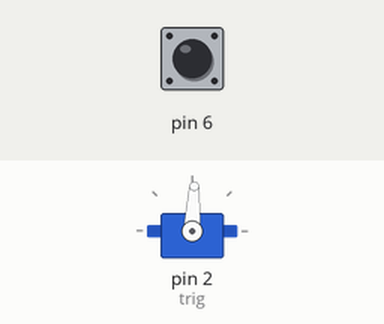
Recording of a sketch running on a simulated Arduino Uno, built with avr-gcc and run on an emulated ATmega328P. Shown: servo. Inputs (shaded band) come from the test bench; at power-on: pin 6 HIGH. What the sketch prints to the serial monitor is not drawn.

Above: at 1.2 s.
1.3 s: pin 6 pulled LOW for 3.2 s
At 4.7 s:
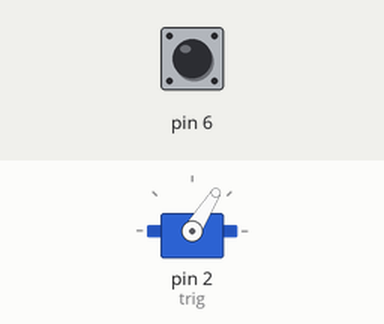
6.0 s: pin 6 pulled LOW for 0.15 s
At 7.2 s:
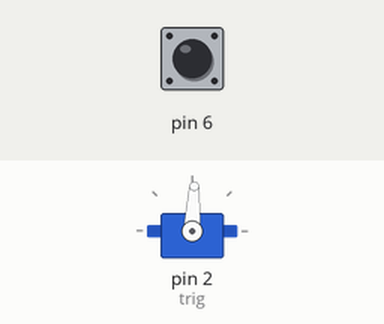
7.6 s: pin 6 pulled LOW for 1 s
At 8.4 s:
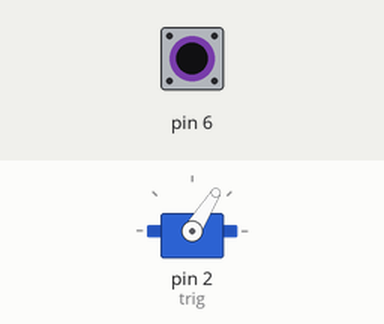
Timing chart, 0 to 10.6 s (numbered marks = the images above; inputs shaded):
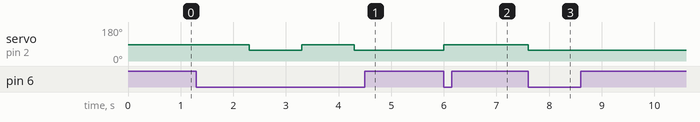

Measured:
- after the input at 1.3 s, servo on pin 2 (trig): 87° → 58° after 1.0 s, → 87° 1.0 s later, → 58° 1.0 s later
- after the input at 6.0 s, servo on pin 2 (trig): 58° → 87° at once
- after the input at 7.6 s, servo on pin 2 (trig): 87° → 58° at once

The sketch:

doser_latest.ino
```cpp
#include<Servo.h>

Servo trig;
int lmin = 58  , lmax = 87;
int tdelay = 1000;
bool going = true;

void setup() {
  trig.attach(2);
  trig.write(87);
  pinMode(6, INPUT_PULLUP);

  Serial.begin(9600);
        Serial.println(trig.read());

}

void loop() {
  if (digitalRead(6) == LOW) {
    if (going) {
      //Serial.println("going");
      trig.write(lmax);
      going = false;
      delay(tdelay);
    }
    else {
      //Serial.println("not going");
      trig.write(lmin);
      going = true;
      delay(tdelay);
    }
  }
  else {
    //Serial.println("Stop!");
    trig.write(trig.read());
  }
}
```
